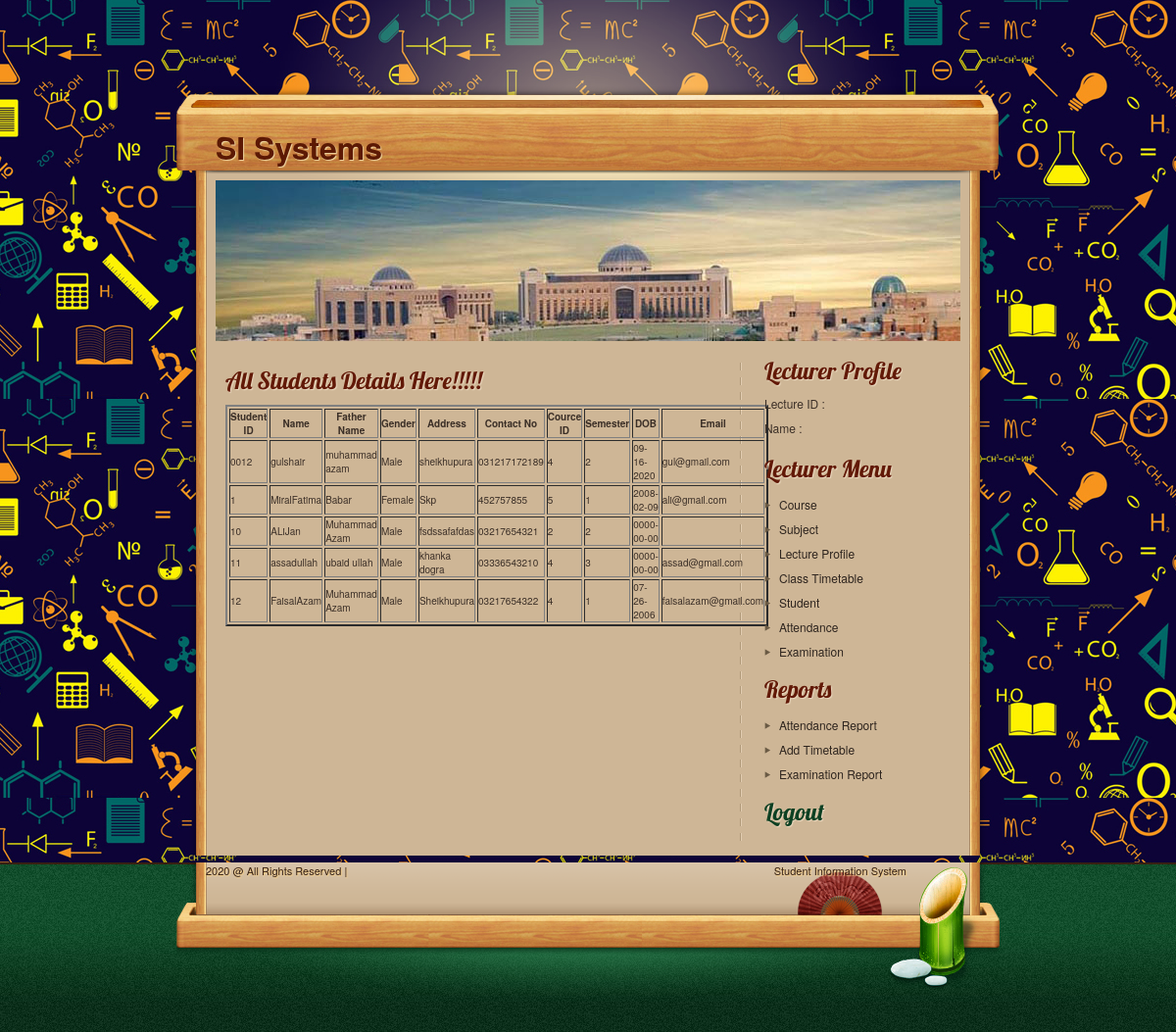
Page /SIstudent/admin/lecturer/student0.php on the committed database.
### tables this page shows
CREATE TABLE `studentdetails` (
  `studid` varchar(25) NOT NULL,
  `studfname` varchar(20) NOT NULL,
  `studlname` varchar(20) NOT NULL,
  `fathername` varchar(25) NOT NULL,
  `gender` varchar(20) NOT NULL,
  `address` varchar(100) NOT NULL,
  `contactno` varchar(20) NOT NULL,
  `courseid` bigint(4) NOT NULL,
  `semester` varchar(20) NOT NULL,
  `dob` varchar(30) NOT NULL,
  `email` varchar(50) NOT NULL,
  `password` varchar(30) NOT NULL
);

### SIstudent/admin/lecturer/student0.php (the view, shortened to what this page needs)
<?php
include("header.php");
include("conection.php");
?>
<section id="page">
<header id="pageheader" class="normalheader">
<h2 class="sitedescription">
  </h2>
</header>
<section id="contents">
<article class="post">
  <header class="postheader">
  <h2>All Students Details Here!!!!!</h2>
  </header>
  <section class="entry">
<form  method="POST" action="sresult.php" id="formID" name="form1" >
<table width="501" border="2">
  <tr>
    <th>Student ID </th>
    <th>Name </th>
    <th>Father Name</th>
	 <th>Gender</th>
	 <th>Address</th>
    <th>Contact No</th>
	 <th>Cource ID</th>
	 <th>Semester</th>
	 <th>DOB</th>
    <th>Email</th>
  </tr>
<?php
$ret=mysqli_query($con,"select * from studentdetails");
while ($row=mysqli_fetch_array($ret)) {
?>
<tr>
  <td><?php  echo $row['studid'];?></td>
   <td><?php echo $row['studfname'].''.$row['studlname'];?></td>
    <td><?php echo $row['fathername'];?></td>
  <td><?php echo $row['gender'];?></td>
  <td><?php echo $row['address'];?></td>
  <td><?php echo $row['contactno'];?></td>
    <td><?php echo $row['courseid'];?></td>
  <td><?php echo $row['semester'];?></td>
  <td><?php echo $row['dob'];?></td>
  <td><?php echo $row['email'];?></td>
</tr>
<?php
}?>
</table>
   <br>
</form>
</section>
</article>
</section>
<?php
include("lecturemenu.php");
include("footer.php");
?>

### SIstudent/admin/lecturer/header.php (shortened to what this page needs)
<!doctype html>
<html lang="en-US">
<head>
<link href="style.css" rel="stylesheet" type="text/css">
<link href="styles/print/main.css" rel="stylesheet" type="text/css" media="print">
</head>
<body>
<div id="wrap">
<section id="top">
<nav id="mainnav">
<h1 id="sitename" class="logotext">
<a href="lectureaccount.php">SI Systems</a>
</h1>
</nav>
</section>

### SIstudent/admin/lecturer/lecturemenu.php (shortened to what this page needs)
<section id="sidebar">
<h2>Lecturer Profile</h2>
<ul>
	<li>Lecture ID : <?php echo $_SESSION["userid"] ; ?></li>
    <li>Name : <?php echo $_SESSION["lecname"]; ?></li>
</ul>
<h2>Lecturer Menu</h2>
<ul>
	<li><a href="course.php">Course</a></li>
    <li><a href="subject1.php">Subject</a></li>
    <li><a href="lecturevieww.php">Lecture Profile</a></li>
	<li><a href="timetable.php">Class Timetable</a></li>
    <li><a href="student0.php">Student</a></li>
    <li><a href="sattandance.php">Attendance</a></li>
    <li><a href="exam1.php">Examination</a></li>
</ul>
<h2>Reports</h2>
<ul>
    <li><a href="adda.php">Attendance Report</a></li>
	<li><a href="addtimetable.php">Add Timetable</a></li>
    <li><a href="addexam.php">Examination Report</a></li>
</ul>
<h2><a href="logout.php">Logout</a></h2>
</section>
</section>
</div>

### SIstudent/admin/lecturer/footer.php
<footer id="pagefooter">
<div id="f-content">
<img src="images/bamboo.png" width="96" height="125" alt="bamboo" id="footerimg">
<div id="credits">
<p class="sitecredit"> 2020 @ All Rights Reserved | </p>
<p class="designcredit">Student Information System</p>
</div>
</div>
</footer>
</body>
</html>

### SIstudent/admin/lecturer/style.css (style rules this page uses)
html, body { height:100%; }
body { background: url(images/bodybg.jpg) repeat; font-family:"Helvetica Neue", Helvetica, Verdana, sans-serif; color:#3b2f27; position:relative; }
h1 { font-size:3.2em; font-family: "Helvetica Neue", Helvetica, Verdana, sans-serif; }
#sitename { font-weight:bold; color:#124d2c; text-shadow:#f5d18b 1px 1px 1px; float:left; padding:9px 0 0 40px; }
#sitename a { color:#124d2c; text-decoration:none; }
#sitename.logotext a { display:block; color:#5c1904; text-shadow:#f1d8a4 1px 1px 1px; }
a { color:#0d4022; text-decoration:none; }
#wrap { width:840px; margin:auto; background:url(images/wrapbg.png) center top no-repeat; padding-top:80px; min-height:100%; }
#top { background:url(images/top.png) no-repeat; height:66px; padding-top:38px; }
#page { background: url(images/pagebg.png) repeat-y; padding:0 40px; }
#pageheader { margin-bottom:15px; }
.normalheader { background:url(images/normalheader.jpg) no-repeat; height:164px; }
#contents { width:525px; float:left; padding-right:12px; background:url(images/sidebar-devider.png) right top repeat-y; min-height:500px; margin-bottom:10px; }
#sidebar { width:200px; float:right; padding-left:10px; margin-bottom:10px; }
#pagefooter { background:url(images/footerbg.jpg) left bottom repeat-x; height:173px; }
#f-content { background:url(images/btmbg.png) no-repeat; width:840px; height:166px; margin:0 auto; position:relative; }
#footerimg { position:absolute; right:20px; top:5px; }
p, ul, ol { font-size:1.2em; }
.post { margin-bottom:20px; padding:10px; }
#page h2 { font:2.4em 'Lobster', Arial, Helvetica, sans-serif; color:#621907; text-shadow:#ead7be 1px 1px 1px; }
.postheader { margin-bottom:10px; }
#credits { color:#362012; width:715px; padding:0 30px }
#credits p { font-size:1.1em; display:block; text-shadow:#f4cd85 1px 1px 1px; }
#credits .sitecredit { float:left; width:60%; }
#credits .designcredit { float:right; width:30%; text-align:right; }
#sidebar h2 { margin-bottom:10px; }
#sidebar ul, #sidebar p { margin-bottom:10px; }
#sidebar li { display:block; height:25px; }
#sidebar li a { display:block; color:#2d241e; line-height:24px; height:24px; background:url(images/li1.png) left center no-repeat; padding:0 10px 0 15px; }
.sitedescription { color:#9edab8; font:normal 1.6em 'FertigoProRegular', Arial, sans-serif!important; color:#9edab8!important; text-shadow:#08421f 1px 1px 1px!important; }
.normalheader .sitedescription { padding:60px 280px 0 20px; }

### rows in the picture
studentdetails: studid "0012", studfname "gul", studlname "shair", fathername "muhammad azam", gender "Male", address "sheikhupura", contactno "031217172189", courseid "4", semester "2", dob "09-16-2020", email "gul@gmail.com"
studentdetails: studid "1", studfname "Miral", studlname "Fatima", fathername "Babar", gender "Female", address "Skp", contactno "452757855", courseid "5", semester "1", dob "2008-02-09", email "ali@gmail.com"
studentdetails: studid "10", studfname "ALi", studlname "Jan", fathername "Muhammad Azam", gender "Male", address "fsdssafafdas", contactno "03217654321", courseid "2", semester "2", dob "0000-00-00"
studentdetails: studid "11", studfname "assad", studlname "ullah", fathername "ubaid ullah", gender "Male", address "khanka dogra", contactno "03336543210", courseid "4", semester "3", dob "0000-00-00", email "assad@gmail.com"
studentdetails: studid "12", studfname "Faisal", studlname "Azam", fathername "Muhammad Azam", gender "Male", address "Sheikhupura", contactno "03217654322", courseid "4", semester "1", dob "07-26-2006", email "faisalazam@gmail.com"
